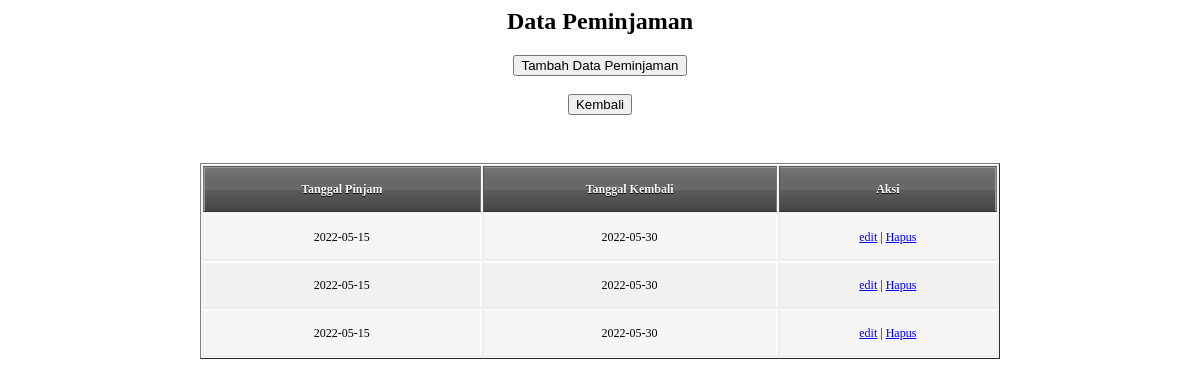
The app's page /Peminjaman.php with its own data.
### tables this page shows
CREATE TABLE `peminjaman` (
  `id_peminjaman` int(11) NOT NULL,
  `tgl_pinjam` date NOT NULL,
  `tgl_kembali` date NOT NULL
);

### Koneksi.php (called while the page is built)
<?php
function koneksi()
{
    try {
        $pdo_conn = new PDO(
            'mysql:host=localhost;dbname=sistem_perpustakaan',
            'root',
            '',
            array(PDO::ATTR_ERRMODE, PDO::ERRMODE_EXCEPTION, PDO::ATTR_PERSISTENT => true)
        );
    } catch (PDOException $e) {
        print "Koneksi atau query bermasalah: " . $e->getMessage() . "<br/>";
        die();
    }
    return $pdo_conn;
}

### Model.php (the view, shortened to what this page needs)
<body>
<?php
require("./Koneksi.php");
function tampildata($nama_tabel)
{
    $stmt = koneksi()->prepare("SELECT * FROM $nama_tabel");
    $stmt->execute();
    $result = $stmt->fetchAll();
    if (!empty($result)) {
        if ($nama_tabel == "member") {
            foreach ($result as $row) {
                echo "<tr>";
                echo "<td>" . $row['nama'] . "</td>";
                echo "<td>" . $row['nomor_member'] . "</td>";
                echo "<td>" . $row['alamat'] . "</td>";
                echo "<td>" . $row["tgl_mendaftar"] . "</td>";
                echo "<td>" . $row["tgl_terakhir_bayar"] . "</td>";
                echo "<td>";
                echo "<a href='FormMember.php?id_member=" . $row['id_member'] . "'>edit</a>";
                echo " | ";
                echo "<a href='Member.php?id_member=" . $row['id_member'] . "' onclick=\"return confirm('Yakin Hapus?')\">Hapus</a>";
                echo "</td>";
                echo "</tr>";
            }
        }
        elseif ($nama_tabel == "peminjaman") {
            foreach ($result as $row) {
                echo "<tr>";
                echo "<td>" . $row["tgl_pinjam"] . "</td>";
                echo "<td>" . $row["tgl_kembali"] . "</td>";
                echo "<td>";
                echo "<a href='FormPeminjaman.php?id_peminjaman=" . $row['id_peminjaman'] . "'>edit</a>";
                echo " | ";
                echo "<a href='Peminjaman.php?id_peminjaman=" . $row['id_peminjaman'] . "' onclick=\"return confirm('Yakin Hapus?')\">Hapus</a>";
                echo "</td>";
                echo "</tr>";
            }
        }
    }
}?>
</body>

### Model.php (style rules this page uses)
td { border-right: 1px solid #fff; border-left: 1px solid #e8e8e8; border-top: 1px solid #fff; border-bottom: 1px solid #e8e8e8; padding: 10px 15px; position: relative; transition: all 300ms; }
td:first-child { box-shadow: inset 1px 0 0 #fff; }
td:last-child { border-right: 1px solid #e8e8e8; box-shadow: inset -1px 0 0 #fff; }
tr { background: url(https://jackrugile.com/images/misc/noise-diagonal.png); }
tr:nth-child(odd) td { background: #f1f1f1 url(https://jackrugile.com/images/misc/noise-diagonal.png); }
tr:last-of-type td { box-shadow: inset 0 -1px 0 #fff; }
tr:last-of-type td:first-child { box-shadow: inset 1px -1px 0 #fff; }
tr:last-of-type td:last-child { box-shadow: inset -1px -1px 0 #fff; }

### records on screen
peminjaman: tgl_pinjam "2022-05-15", tgl_kembali "2022-05-30"
peminjaman: tgl_pinjam "2022-05-15", tgl_kembali "2022-05-30"
peminjaman: tgl_pinjam "2022-05-15", tgl_kembali "2022-05-30"
